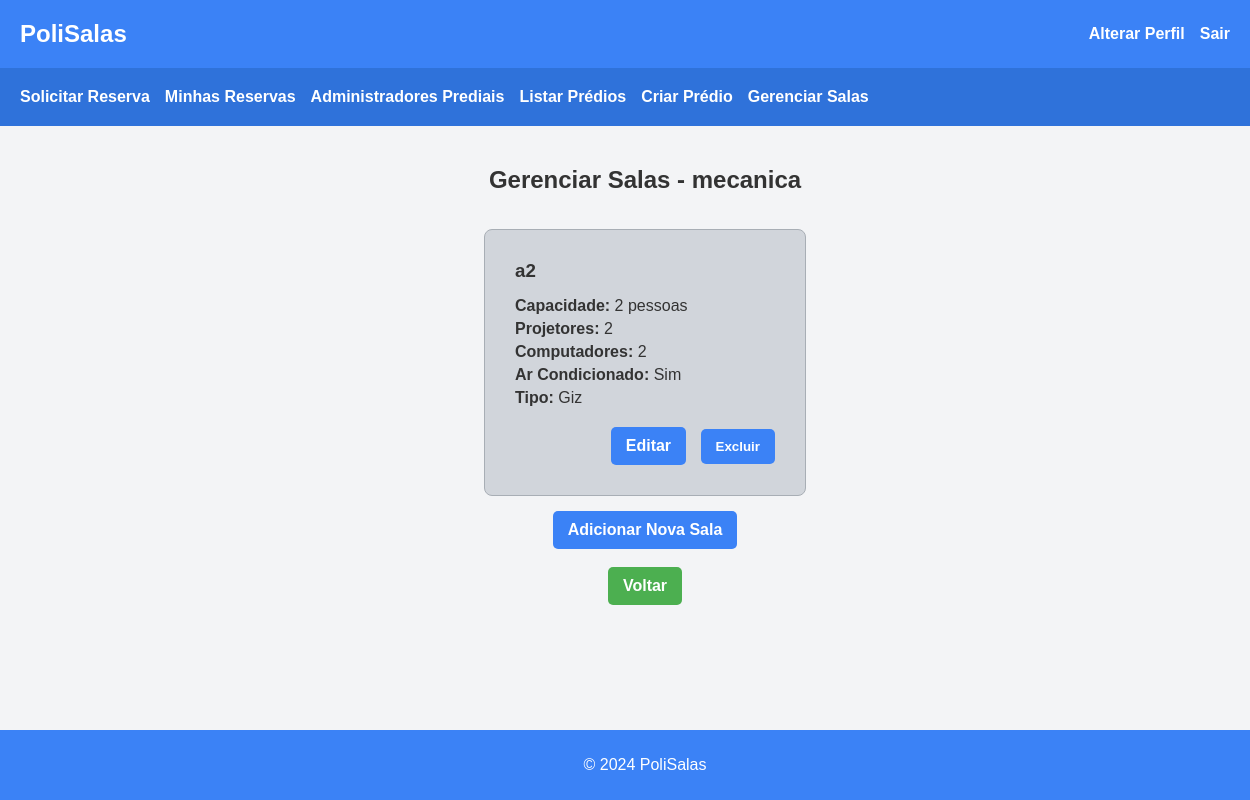
The app's page /salas/gerenciar/1/ (signed in), older data.
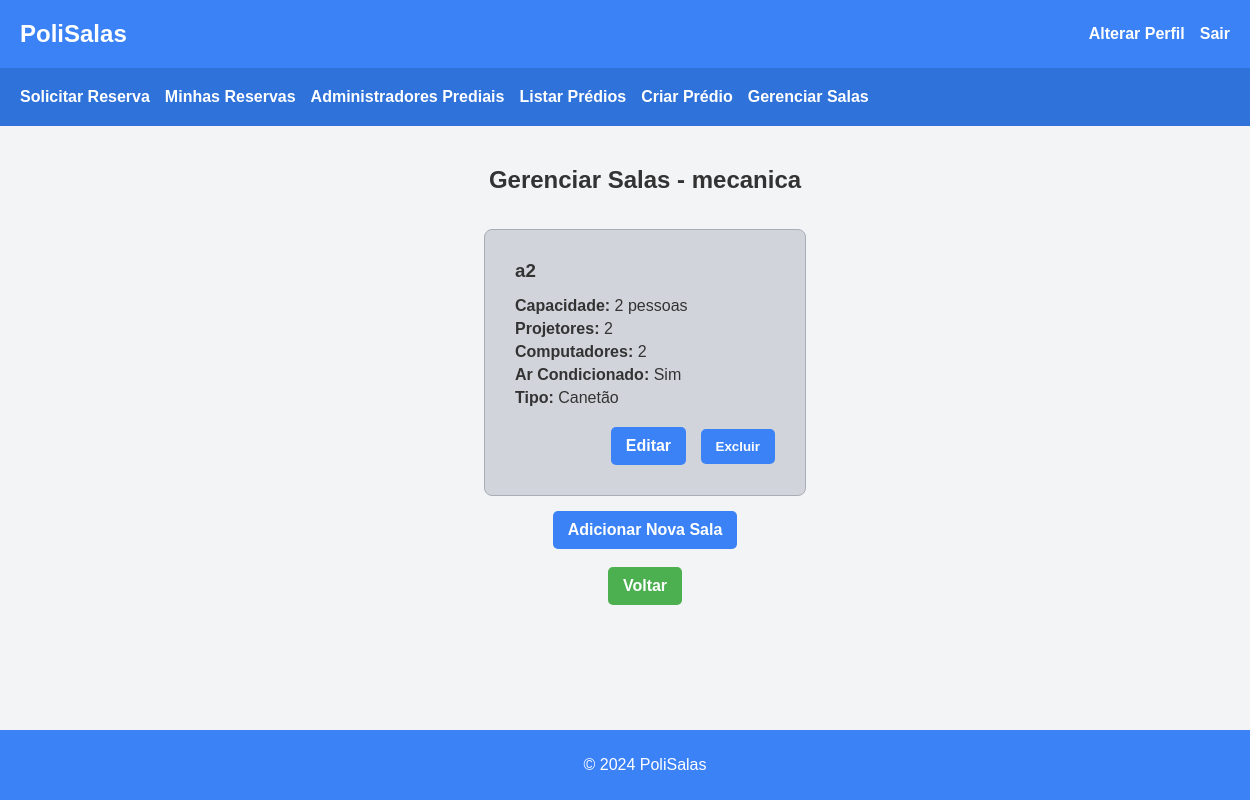
The same page, newer data.
### reservas/models.py (models this page shows, shortened)
class Sala(models.Model):
    nome = models.CharField(max_length=50)
    predio = models.ForeignKey(Predio, on_delete=models.CASCADE, related_name='salas')
    capacidade = models.IntegerField()
    numero_projetores = models.IntegerField()
    numero_computadores = models.IntegerField()
    ar_condicionado = models.BooleanField(default=False)
    giz_canetao = models.CharField(max_length=10)  # 'Giz' ou 'Canetão'

### reservas/views.py (the view)
# urls.py: path('salas/gerenciar/<int:predio_id>/', views.gerenciar_salas, name='gerenciar_salas'),
@login_required
def gerenciar_salas(request, predio_id=None):
    if request.user.is_building_administrator:
        predio = request.user.administracaopredial.predio
    elif request.user.is_superuser and predio_id:
        predio = get_object_or_404(Predio, id=predio_id)
    else:
        return redirect('selecionar_predio')  # Use 'selecionar_predio' if appropriate
    salas = Sala.objects.filter(predio=predio)
    if request.method == 'POST' and 'excluir_sala' in request.POST:
        sala_id = request.POST.get('sala_id')
        sala = get_object_or_404(Sala, id=sala_id, predio=predio)
        sala.delete()
        return redirect('gerenciar_salas', predio_id=predio.id)
    return render(request, 'reservas/gerenciar_salas.html', {'salas': salas, 'predio': predio})

### reservas/templates/reservas/gerenciar_salas.html (shortened to what this page needs)
{% extends 'reservas/base.html' %}
{% block content %}
<h2 class="page-title">Gerenciar Salas - {{ predio.nome }}</h2>
<div class="cards-container">
    {% for sala in salas %}
    <div class="card">
        <div class="card-content">
            <h3>{{ sala.nome }}</h3>
            <p><strong>Capacidade:</strong> {{ sala.capacidade }} pessoas</p>
            <p><strong>Projetores:</strong> {{ sala.numero_projetores }}</p>
            <p><strong>Computadores:</strong> {{ sala.numero_computadores }}</p>
            <p><strong>Ar Condicionado:</strong> {% if sala.ar_condicionado %}Sim{% else %}Não{% endif %}</p>
            <p><strong>Tipo:</strong> {{ sala.giz_canetao }}</p>
            <div class="card-actions">
                <a href="{% url 'editar_sala' sala.id %}" class="button-reserva">Editar</a>
                <form method="post" style="display: inline;">
                    <button type="submit" name="excluir_sala">Excluir</button>
                </form>
            </div>
        </div>
    </div>
    {% endfor %}
</div>
<a href="{% url 'criar_sala' predio.id %}" class="button-reserva">Adicionar Nova Sala</a>
<br>
<a href="{% url 'lista_predios' %}" class="button-reserva voltar">Voltar</a>
{% endblock %}

Row changes from the older to the newer data that the page shows:
changed Sala: giz_canetao "Giz" → "Canetão"
